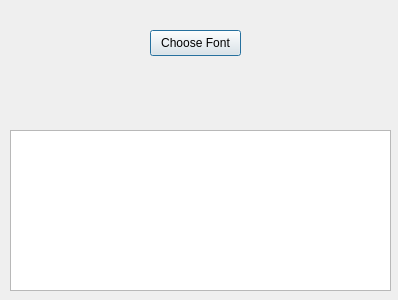
<?xml version="1.0" encoding="UTF-8"?>
<ui version="4.0">
 <class>Dialog</class>
 <widget class="QDialog" name="Dialog">
  <property name="geometry">
   <rect>
    <x>0</x>
    <y>0</y>
    <width>398</width>
    <height>300</height>
   </rect>
  </property>
  <property name="windowTitle">
   <string>Dialog</string>
  </property>
  <widget class="QPushButton" name="FontPushButton">
   <property name="geometry">
    <rect>
     <x>150</x>
     <y>30</y>
     <width>91</width>
     <height>26</height>
    </rect>
   </property>
   <property name="text">
    <string>Choose Font</string>
   </property>
  </widget>
  <widget class="QLabel" name="Fontlabel">
   <property name="geometry">
    <rect>
     <x>30</x>
     <y>80</y>
     <width>311</width>
     <height>21</height>
    </rect>
   </property>
   <property name="font">
    <font>
     <family>Noto Sans Mono CJK JP</family>
     <pointsize>13</pointsize>
    </font>
   </property>
   <property name="text">
    <string/>
   </property>
  </widget>
  <widget class="QTextEdit" name="Resulttextedit">
   <property name="geometry">
    <rect>
     <x>10</x>
     <y>130</y>
     <width>381</width>
     <height>161</height>
    </rect>
   </property>
  </widget>
 </widget>
 <resources/>
 <connections/>
</ui>
